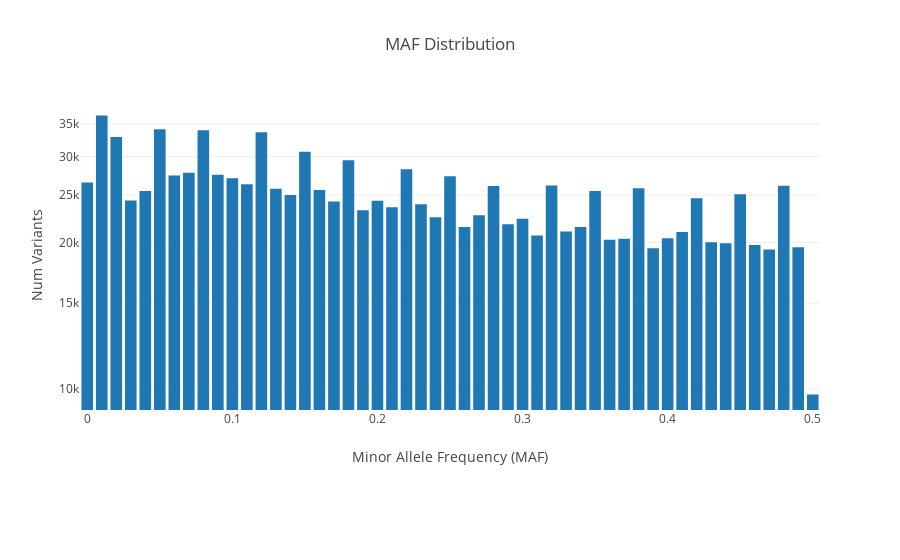

The cell this chart's notebook holds for it:
### Code cell
// Show MAF ignoring founder status
df
    .selectExpr("call_summary_stats(genotypes) as qc")
    .filter(size($"qc.alleleFrequencies") > 1)
    .withColumn("maf", array_min($"qc.alleleFrequencies"))
    .withColumn("bin", bround($"maf"/.01)*.01)
    .groupBy("bin").count.sort($"bin".asc)
    .fn(d => {
        Bar(
            x=d.map(_.getAs[Double]("bin")).collect.toList,
            y=d.map(_.getAs[Long]("count")).collect.toList
        ).plot(
            title="MAF Distribution",
            yaxis=Axis(`type`=AxisType.Log, title="Num Variants"),
            xaxis=Axis(title="Minor Allele Frequency (MAF)"),
            margin=Margin(b=150)
        )
    })

### Figure 1 — Plotly figure (JSON) as saved in the notebook; plotly's stock layout.template omitted (floating-point values rounded to 4 significant figures)
{"data": [{"type": "bar", "x": [0, 0.01, 0.02, 0.03, 0.04, 0.05, 0.06, 0.07, 0.08, 0.09, 0.1, 0.11, 0.12, 0.13, 0.14, 0.15, 0.16, 0.17, 0.18, 0.19, 0.2, 0.21, 0.22, 0.23, 0.24, 0.25, 0.26, 0.27, 0.28, 0.29, 0.3, 0.31, 0.32, 0.33, 0.34, 0.35, 0.36, 0.37, 0.38, 0.39, 0.4, 0.41, 0.42, 0.43, 0.44, 0.45, 0.46, 0.47, 0.48, 0.49, 0.5], "y": [26546, 36449, 32907, 24378, 25505, 34172, 27444, 27805, 34003, 27527, 27081, 26329, 33669, 25782, 25015, 30710, 25612, 24258, 29478, 23290, 24356, 23612, 28257, 23956, 22512, 27328, 21500, 22742, 26125, 21788, 22373, 20664, 26173, 21066, 21506, 25499, 20256, 20333, 25836, 19451, 20399, 21005, 24652, 20014, 19909, 25107, 19747, 19338, 26153, 19538, 9737]}], "layout": {"margin": {"b": 150}, "title": "MAF Distribution", "xaxis": {"title": "Minor Allele Frequency (MAF)"}, "yaxis": {"title": "Num Variants", "type": "log"}}}
